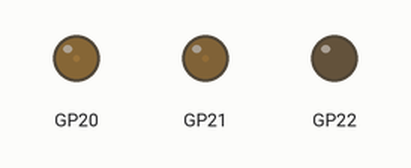
The program below on a simulated Raspberry Pi Pico running MicroPython. Shown: output pins drawn as LEDs (lit = HIGH). Random numbers come from a fixed seed.

Above: at 0.56 s.
At 3.82 s:
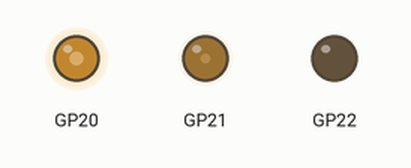
At 9.28 s:
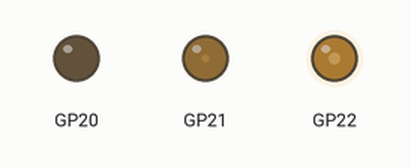
At 14.58 s:
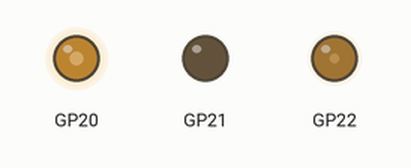
At 20.48 s:
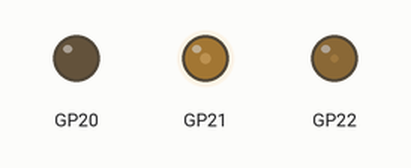
At 39.5 s:
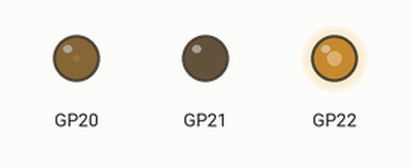
Timing chart, 0 to 40.0 s (numbered marks = the images above):
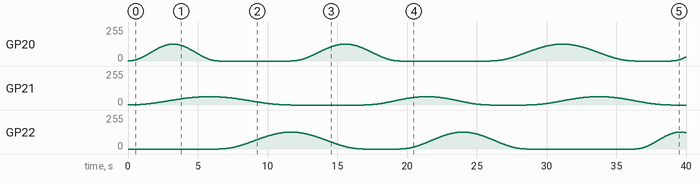

Measured:
- by itself, GP21: 0/255 → 1/255 at 0.03 s, → 2/255 0.55 s later, → 3/255 0.17 s later, → 4/255 0.14 s later, … (378 changes in this stretch)

The program:

main.py
```python
from machine import Pin, PWM
import time
import random
import math

RED_PIN   = 20   # red led pin
GREEN_PIN = 21   # green led pin
BLUE_PIN  = 22   # blue led pin

RED      = 0
GREEN    = 1
BLUE     = 2
N_COLORS = 3

MIN_PERIOD = 5       # seconds
MAX_PERIOD = 10       # seconds
FREQUENCY  = 1000     # pwm frequency in hertz
SLEEP_TIME = 0.001
MAX_DUTY   = 255 * 255 / 2

class Color:
    def __init__(self, pin : int, name : str, max_duty : int, frequency : int) -> None:
        self.pin = pin
        self.name = name
        self.enabled = False
        self.duty = 0
        self.max_duty = max_duty
        self.frequency = frequency
        self.period = 0
        self.time = 0
        self.pwm = PWM(Pin(self.pin))
        self.pwm.freq(self.frequency)
        self.pwm.duty_u16(self.duty)

    def set_duty(self, duty : int) -> None:
        self.duty = duty
        self.pwm.duty_u16(self.duty)

    def generate_period(self) -> None:
        self.period = int(MIN_PERIOD + (MAX_PERIOD - MIN_PERIOD) * random.random())

    def next_duty(self) -> None:
        if self.enabled:
            self.time += SLEEP_TIME
            sin_arg = 2 * math.pi * self.time / self.period - math.pi / 2
            duty = int(self.max_duty * (1 + math.sin(sin_arg)) / 2)
            self.set_duty(duty)

    def set_enabled(self, enabled : bool) -> None:
        self.enabled = enabled
        if self.enabled:
            self.generate_period()
            self.time = 0
            # print(self.name + " " + str(self.period))
        else:
            self.set_duty(0)
            self.period = 0
            self.time = 0

    def is_period_exceeded(self) -> bool:
        if self.enabled:
            return self.time > self.period
        else:
            return False

class LED:
    def __init__(self, max_duty : int, frequency : int) -> None:
        self.red   = Color(RED_PIN,   "red",   max_duty, frequency)
        self.green = Color(GREEN_PIN, "green", max_duty / 2, frequency)
        self.blue  = Color(BLUE_PIN,  "blue",  max_duty, frequency)
        self.colors = [self.red, self.green, self.blue]
        self.colors[RED].set_enabled(True)
        self.colors[GREEN].set_enabled(True)
        self.colors[BLUE].set_enabled(False)
        self.disabled_color = BLUE

    def set_frequency(self, frequency : int) -> None:
        for c in self.colors:
            c.frequency = frequency

    def set_duty(self, duty : int) -> None:
        for c in self.colors:
            c.set_duty(duty)

    def tick(self) -> None:
        for c in self.colors:
            c.next_duty()

    def is_period_exceeded(self):
        for i, c in enumerate(self.colors):
            if c.is_period_exceeded():
                return True, i
        return False, -1

    def switch_disabled(self, color_index : int) -> None:
        self.colors[color_index].set_enabled(False)
        self.colors[self.disabled_color].set_enabled(True)
        self.disabled_color = color_index

#while (True):
#    pass

# Main program
led = LED(MAX_DUTY, FREQUENCY)

while (True):
    has_exceeded, color_index = led.is_period_exceeded()
    if has_exceeded:
        led.switch_disabled(color_index)

    led.tick()
    time.sleep(SLEEP_TIME)
```
